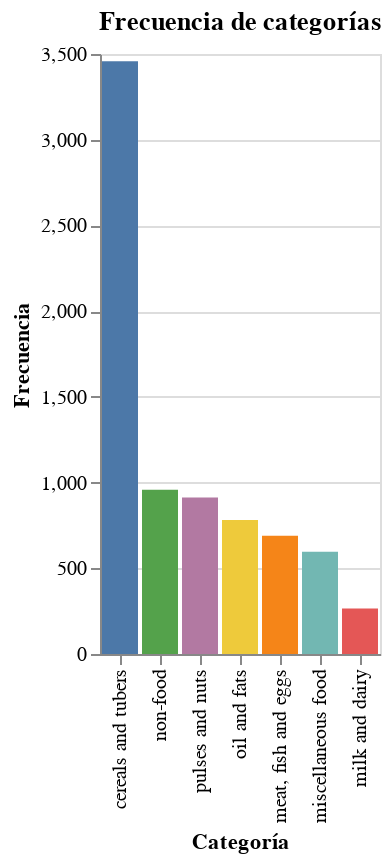

The notebook cell saved with this chart:
### Code cell
# price, general plot
alt.Chart(source).mark_bar().encode(
    alt.X('Category',  sort='-y', title="Categoría"),
    alt.Y('Frequency', title="Frecuencia"),
    alt.Color('Category', legend=None),
    tooltip=['Category', 'Frequency']
).properties(title="Frecuencia de categorías")

### Figure 1 — Vega-Lite specification as saved in the notebook (floating-point values rounded to 4 significant figures)
{"$schema": "https://vega.github.io/schema/vega-lite/v5.20.1.json", "config": {"view": {"continuousHeight": 300, "continuousWidth": 300}}, "data": {"name": "data-8d31aec141255ae8cfff09608718ae05"}, "datasets": {"data-8d31aec141255ae8cfff09608718ae05": [{"Category": "cereals and tubers", "Frequency": 3457}, {"Category": "non-food", "Frequency": 958}, {"Category": "pulses and nuts", "Frequency": 913}, {"Category": "oil and fats", "Frequency": 782}, {"Category": "meat, fish and eggs", "Frequency": 690}, {"Category": "miscellaneous food", "Frequency": 597}, {"Category": "milk and dairy", "Frequency": 265}]}, "encoding": {"color": {"field": "Category", "legend": null, "type": "nominal"}, "tooltip": [{"field": "Category", "type": "nominal"}, {"field": "Frequency", "type": "quantitative"}], "x": {"field": "Category", "sort": "-y", "title": "Categoría", "type": "nominal"}, "y": {"field": "Frequency", "title": "Frecuencia", "type": "quantitative"}}, "mark": {"type": "bar"}, "title": "Frecuencia de categorías"}
